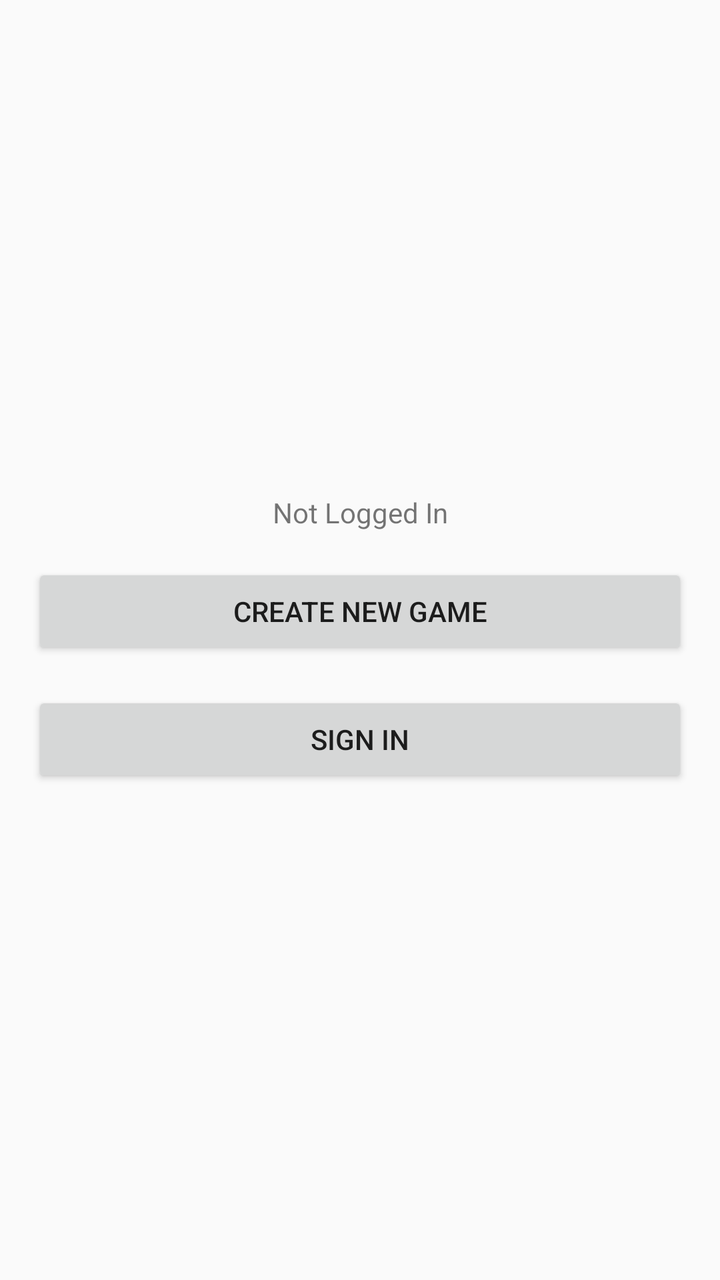
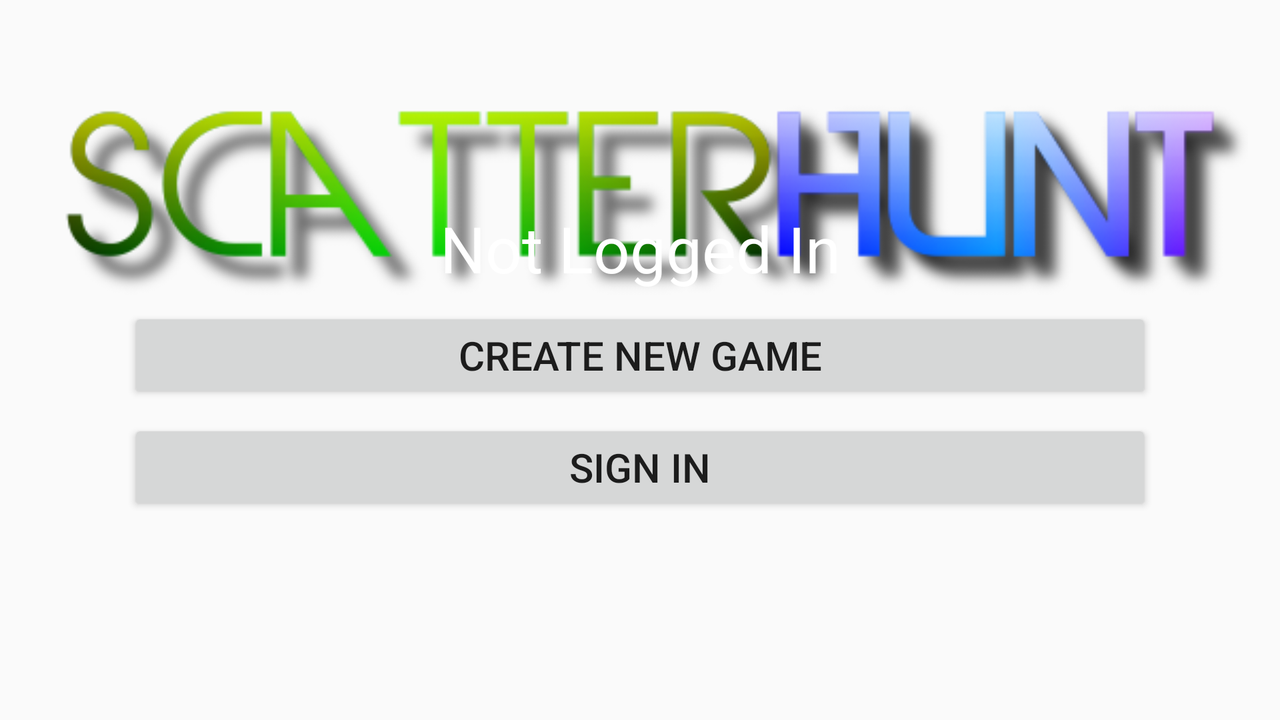

Two renders of one Android screen. The first uses the default layout on a phone; the second uses the alternative layout the repository ships for a different screen configuration, on a matching device. The two XML files are below.
<!-- AndroidManifest.xml: application theme AppTheme -->
<!-- res/layout/fragment_main.xml -->
<?xml version="1.0" encoding="utf-8"?>
<androidx.constraintlayout.widget.ConstraintLayout xmlns:android="http://schemas.android.com/apk/res/android"
    xmlns:app="http://schemas.android.com/apk/res-auto"
    xmlns:tools="http://schemas.android.com/tools"
    android:id="@+id/constraintLayout"
    android:layout_width="match_parent"
    android:layout_height="match_parent"
    tools:context=".MainFragment">


    <ImageView
        android:id="@+id/userPic"
        android:layout_width="411dp"
        android:layout_height="wrap_content"
        android:visibility="visible"
        app:layout_constraintBottom_toTopOf="@+id/loggedInUserTextView"
        app:layout_constraintEnd_toEndOf="parent"
        app:layout_constraintHorizontal_bias="0.5"
        app:layout_constraintStart_toStartOf="parent"
        app:layout_constraintTop_toTopOf="parent"
        app:layout_constraintVertical_chainStyle="packed"
        tools:src="@tools:sample/avatars" />

    <TextView
        android:id="@+id/loggedInUserTextView"
        android:layout_width="wrap_content"
        android:layout_height="wrap_content"
        android:text="Not Logged In"
        app:layout_constraintBottom_toTopOf="@+id/btnGoToSetupFragment"
        app:layout_constraintEnd_toEndOf="parent"
        app:layout_constraintHorizontal_bias="0.5"
        app:layout_constraintStart_toStartOf="parent"
        app:layout_constraintTop_toBottomOf="@+id/userPic" />

    <Button
        android:id="@+id/btnGoToSetupFragment"
        android:layout_width="0dp"
        android:layout_height="wrap_content"
        android:layout_marginStart="16dp"
        android:layout_marginLeft="16dp"
        android:layout_marginTop="16dp"
        android:layout_marginEnd="16dp"
        android:layout_marginRight="16dp"
        android:text="Create New Game"
        app:layout_constraintBottom_toTopOf="@+id/btnGoToSignInView"
        app:layout_constraintEnd_toEndOf="parent"
        app:layout_constraintHorizontal_bias="0.5"
        app:layout_constraintStart_toStartOf="parent"
        app:layout_constraintTop_toBottomOf="@+id/loggedInUserTextView"
        app:layout_constraintVertical_chainStyle="packed" />

    <Button
        android:id="@+id/btnGoToSignInView"
        android:layout_width="0dp"
        android:layout_height="wrap_content"
        android:layout_marginStart="16dp"
        android:layout_marginLeft="16dp"
        android:layout_marginTop="16dp"
        android:layout_marginEnd="16dp"
        android:layout_marginRight="16dp"
        android:text="Sign In"
        android:visibility="visible"
        app:layout_constraintBottom_toBottomOf="parent"
        app:layout_constraintEnd_toEndOf="parent"
        app:layout_constraintHorizontal_bias="0.5"
        app:layout_constraintStart_toStartOf="parent"
        app:layout_constraintTop_toBottomOf="@+id/btnGoToSetupFragment" />

    <Button
        android:id="@+id/btnGoToCreateGoalFragment"
        android:layout_width="0dp"
        android:layout_height="wrap_content"
        android:layout_marginStart="16dp"
        android:layout_marginLeft="16dp"
        android:layout_marginTop="16dp"
        android:layout_marginEnd="16dp"
        android:layout_marginRight="16dp"
        android:text="Create New Goal"
        android:visibility="invisible"
        app:layout_constraintEnd_toEndOf="parent"
        app:layout_constraintHorizontal_bias="0.5"
        app:layout_constraintStart_toStartOf="parent"
        app:layout_constraintTop_toBottomOf="@+id/btnGoToSignInView" />

</androidx.constraintlayout.widget.ConstraintLayout>
<!-- resources referenced by this layout -->
<resources>
  <style name="AppTheme" parent="Theme.AppCompat.DayNight.DarkActionBar">
          
          <item name="colorPrimary">@color/green</item>
          <item name="colorPrimaryDark">@color/purple</item>
          <item name="colorAccent">@color/yellow</item>
      </style>
  <color name="green">#01FF0B</color>
  <color name="purple">#7300FF</color>
  <color name="yellow">#FEFF01</color>
</resources>
<!-- res/layout-land/fragment_main.xml (the repository's variant of the layout above) -->
<!-- drawn on the phone turned sideways -->
<?xml version="1.0" encoding="utf-8"?>
<androidx.constraintlayout.widget.ConstraintLayout xmlns:android="http://schemas.android.com/apk/res/android"
    xmlns:app="http://schemas.android.com/apk/res-auto"
    xmlns:tools="http://schemas.android.com/tools"
    android:id="@+id/constraintLayout"
    android:layout_width="match_parent"
    android:layout_height="match_parent"
    tools:context=".MainFragment">

    <ImageView
        android:id="@+id/logoImage"
        android:layout_width="0dp"
        android:layout_height="168dp"
        android:layout_marginStart="16dp"
        android:layout_marginTop="8dp"
        android:layout_marginEnd="16dp"
        android:src="@drawable/scatterhunt_logo"
        android:visibility="visible"
        app:layout_constraintEnd_toEndOf="parent"
        app:layout_constraintHorizontal_bias="0.0"
        app:layout_constraintStart_toStartOf="parent"
        app:layout_constraintTop_toTopOf="parent" />

    <ImageView
        android:id="@+id/userPic"
        android:layout_width="0dp"
        android:layout_height="wrap_content"
        android:layout_marginStart="16dp"
        android:layout_marginEnd="16dp"
        android:visibility="invisible"
        app:layout_constraintBottom_toTopOf="@+id/loggedInUserTextView"
        app:layout_constraintEnd_toEndOf="parent"
        app:layout_constraintHorizontal_bias="0.5"
        app:layout_constraintStart_toStartOf="parent"
        app:layout_constraintTop_toTopOf="parent"
        app:layout_constraintVertical_chainStyle="packed"
        tools:src="@tools:sample/avatars" />

    <TextView
        android:id="@+id/loggedInUserTextView"
        android:layout_width="wrap_content"
        android:layout_height="wrap_content"
        android:text="Not Logged In"
        android:textColor="@color/white"
        android:textSize="32sp"
        app:layout_constraintBottom_toTopOf="@+id/btnGoToSetupFragment"
        app:layout_constraintEnd_toEndOf="parent"
        app:layout_constraintHorizontal_bias="0.5"
        app:layout_constraintStart_toStartOf="parent"
        app:layout_constraintTop_toBottomOf="@+id/userPic" />

    <Button
        android:id="@+id/btnGoToSetupFragment"
        android:layout_width="0dp"
        android:layout_height="wrap_content"
        android:layout_marginStart="64dp"
        android:layout_marginTop="8dp"
        android:layout_marginEnd="64dp"
        android:textSize="20sp"
        android:text="Create New Game"
        app:layout_constraintBottom_toTopOf="@+id/btnGoToSignInView"
        app:layout_constraintEnd_toEndOf="parent"
        app:layout_constraintHorizontal_bias="0.5"
        app:layout_constraintStart_toStartOf="parent"
        app:layout_constraintTop_toBottomOf="@+id/loggedInUserTextView"
        app:layout_constraintVertical_chainStyle="packed" />

    <Button
        android:id="@+id/btnGoToSignInView"
        android:layout_width="0dp"
        android:layout_height="wrap_content"
        android:layout_marginStart="64dp"
        android:layout_marginTop="8dp"
        android:layout_marginEnd="64dp"
        android:textSize="20sp"
        android:text="Sign In"
        android:visibility="visible"
        app:layout_constraintBottom_toBottomOf="parent"
        app:layout_constraintEnd_toEndOf="parent"
        app:layout_constraintHorizontal_bias="0.5"
        app:layout_constraintStart_toStartOf="parent"
        app:layout_constraintTop_toBottomOf="@+id/btnGoToSetupFragment" />

    <Button
        android:id="@+id/btnGoToCreateGoalFragment"
        android:layout_width="0dp"
        android:layout_height="wrap_content"
        android:layout_marginStart="64dp"
        android:layout_marginTop="8dp"
        android:layout_marginEnd="64dp"
        android:textSize="20sp"
        android:text="Create New Goal"
        android:visibility="invisible"
        app:layout_constraintEnd_toEndOf="parent"
        app:layout_constraintHorizontal_bias="0.5"
        app:layout_constraintStart_toStartOf="parent"
        app:layout_constraintTop_toBottomOf="@+id/btnGoToSignInView" />

</androidx.constraintlayout.widget.ConstraintLayout>
<!-- resources referenced by the variant -->
<!-- as the phone turned sideways resolves them -->
<resources>
  <color name="white">#FFFFFF</color>
  <!-- drawable scatterhunt_logo: png bitmap (drawable-v24, 49592 bytes) -->
  <style name="AppTheme" parent="Theme.AppCompat.DayNight.DarkActionBar">
          
          <item name="colorPrimary">@color/green</item>
          <item name="colorPrimaryDark">@color/purple</item>
          <item name="colorAccent">@color/yellow</item>
      </style>
  <color name="green">#01FF0B</color>
  <color name="purple">#7300FF</color>
  <color name="yellow">#FEFF01</color>
</resources>
